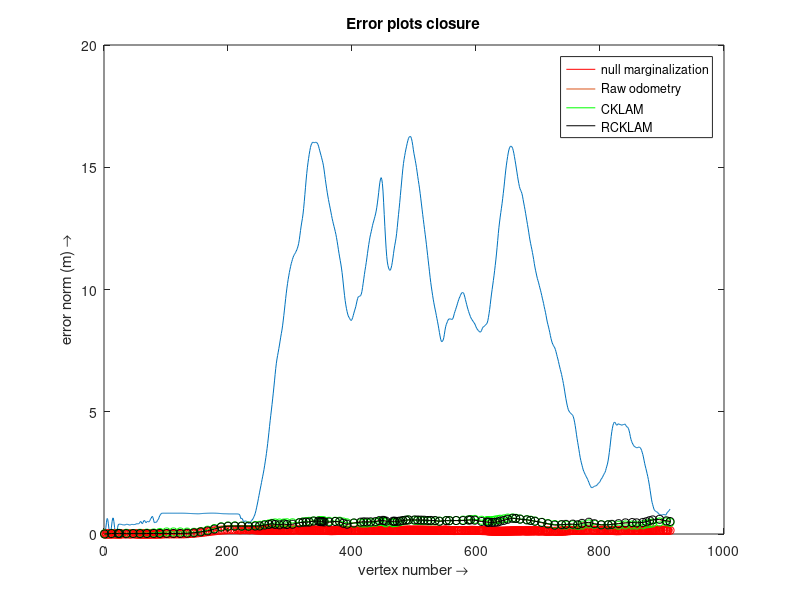

Write the MATLAB code that produced this figure.
clc
close all
%load Groundtruth vertex positions
ground_truth_fullmap = fopen('MH_01/true_vertex_id_to_position.csv');
ground_truth_vertices = textscan(ground_truth_fullmap,...
    '%s %f %f %f', 'Delimiter',',');
fclose(ground_truth_fullmap);

% Full map raw odometry vs optvi
optivi_nolc_fullmap = fopen('MH_01/vertices_optvi.csv');
textscan(optivi_nolc_fullmap,'%s', 8, 'Delimiter',',');
optvi_fullmap_vertices = textscan(optivi_nolc_fullmap,...
    '%f %f %f %f %f %f %f %s', 'Delimiter',',');
fclose(optivi_nolc_fullmap);

error_true_optvi_full = zeros(size(optvi_fullmap_vertices{1}, 1), 3);

for i=1:3
    error_true_optvi_full(:, i) = ...
        (optvi_fullmap_vertices{i} - ground_truth_vertices{i + 1}).^2;
end
norm_error_true_optvi_full = sqrt(sum(error_true_optvi_full, 2));
h0 = plot(norm_error_true_optvi_full);
hold on

raw_fullmap = fopen('MH_01/vertices_raw_odometry.csv');
textscan(raw_fullmap,'%s', 8, 'Delimiter',',');
raw_vertices = textscan(raw_fullmap,'%f %f %f %f %f %f %f %s', ...
    'Delimiter',',');
fclose(raw_fullmap);

error_raw_optvi_full = zeros(size(optvi_fullmap_vertices{1}, 1), 3);

for i=1:3
    error_raw_optvi_full(:, i) = ...
        (optvi_fullmap_vertices{i} - raw_vertices{i}).^2;
end
norm_err_raw_optvi_full = sqrt(sum(error_raw_optvi_full, 2));

h1 = plot(norm_err_raw_optvi_full);
title('Error plots closure');
xlabel('vertex number \rightarrow');
ylabel('error norm (m) \rightarrow');

% kfh-optvi null marginalization
null_marginalized_map = fopen('MH_01/vertices_kfh_optvi.csv');
textscan(null_marginalized_map,'%s', 8, 'Delimiter',',');
null_marginalized_vertices = textscan(null_marginalized_map,...
    '%f %f %f %f %f %f %f %s', 'Delimiter',',');
fclose(null_marginalized_map);

error_optvi_full_null_marginalized = ...
    zeros(size(null_marginalized_vertices{1}, 1), 3);
keyframe_indices = zeros(size(null_marginalized_vertices{1}, 1), 1);

for i=1:3
    for j=1:size(null_marginalized_vertices{1})
        keyframe_indices(j) = find(not(cellfun('isempty', ...
            strfind(optvi_fullmap_vertices{8}, ...
            null_marginalized_vertices{8}{j}))));
        error_optvi_full_null_marginalized(j, i) = ...
            (null_marginalized_vertices{i}(j) - ...
            optvi_fullmap_vertices{i}(keyframe_indices(j)));
    end
end

norm_error_optvi_full_null_marginalized = ...
    sqrt(sum(error_optvi_full_null_marginalized.^2, 2));
h2 = plot(keyframe_indices, norm_error_optvi_full_null_marginalized, 'r');
plot(keyframe_indices, norm_error_optvi_full_null_marginalized, 'ro');

% kfh-CKLAM marginalization
% CKLAM_marginalized_map = fopen('data/raw_map_cklam_vertices.csv');
CKLAM_marginalized_map = fopen('MH_01/vertices_cklam.csv');
textscan(CKLAM_marginalized_map,'%s', 8, 'Delimiter',',');
CKLAM_marginalized_vertices = textscan(CKLAM_marginalized_map,...
    '%f %f %f %f %f %f %f %s', 'Delimiter',',');
fclose(CKLAM_marginalized_map);

error_optvi_full_CKLAM_marginalized = ...
    zeros(size(CKLAM_marginalized_vertices{1}, 1), 3);
keyframe_indices = zeros(size(CKLAM_marginalized_vertices{1}, 1), 1);

for i=1:3
    for j=1:size(CKLAM_marginalized_vertices{1})
        keyframe_indices(j) = find(not(cellfun('isempty', ...
            strfind(optvi_fullmap_vertices{8}, ...
            CKLAM_marginalized_vertices{8}{j}))));
        error_optvi_full_CKLAM_marginalized(j, i) = ...
            (CKLAM_marginalized_vertices{i}(j) - ...
            optvi_fullmap_vertices{i}(keyframe_indices(j)));
    end
end

norm_error_optvi_full_CKLAM_marginalized = ...
    sqrt(sum(error_optvi_full_CKLAM_marginalized.^2, 2));
h3 = plot(keyframe_indices, norm_error_optvi_full_CKLAM_marginalized, 'g');
plot(keyframe_indices, norm_error_optvi_full_CKLAM_marginalized, 'go');

% kfh-RCKLAM marginalization
RCKLAM_marginalized_map = fopen('MH_01/vertices_rcklam.csv');
textscan(RCKLAM_marginalized_map,'%s', 8, 'Delimiter',',');
RCKLAM_marginalized_vertices = textscan(RCKLAM_marginalized_map,...
    '%f %f %f %f %f %f %f %s', 'Delimiter',',');
fclose(RCKLAM_marginalized_map);

error_optvi_full_RCKLAM_marginalized = ...
    zeros(size(RCKLAM_marginalized_vertices{1}, 1), 3);
keyframe_indices = zeros(size(RCKLAM_marginalized_vertices{1}, 1), 1);

for i=1:3
    for j=1:size(RCKLAM_marginalized_vertices{1})
        keyframe_indices(j) = find(not(cellfun('isempty', ...
            strfind(optvi_fullmap_vertices{8}, ...
            RCKLAM_marginalized_vertices{8}{j}))));
        error_optvi_full_RCKLAM_marginalized(j, i) = ...
            (RCKLAM_marginalized_vertices{i}(j) - ...
            optvi_fullmap_vertices{i}(keyframe_indices(j)));
    end
end

norm_error_optvi_full_RCKLAM_marginalized = ...
    sqrt(sum(error_optvi_full_RCKLAM_marginalized.^2, 2));
h4 = plot(keyframe_indices, norm_error_optvi_full_RCKLAM_marginalized, 'k');
plot(keyframe_indices, norm_error_optvi_full_RCKLAM_marginalized, 'ko');

legend([h2, h1, h3, h4], 'null marginalization', ...
    'Raw odometry', 'CKLAM', 'RCKLAM')






